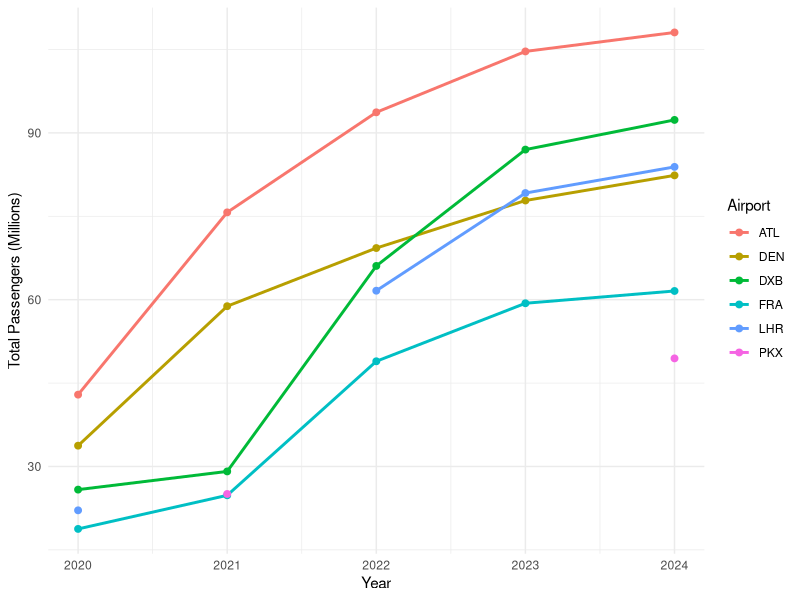
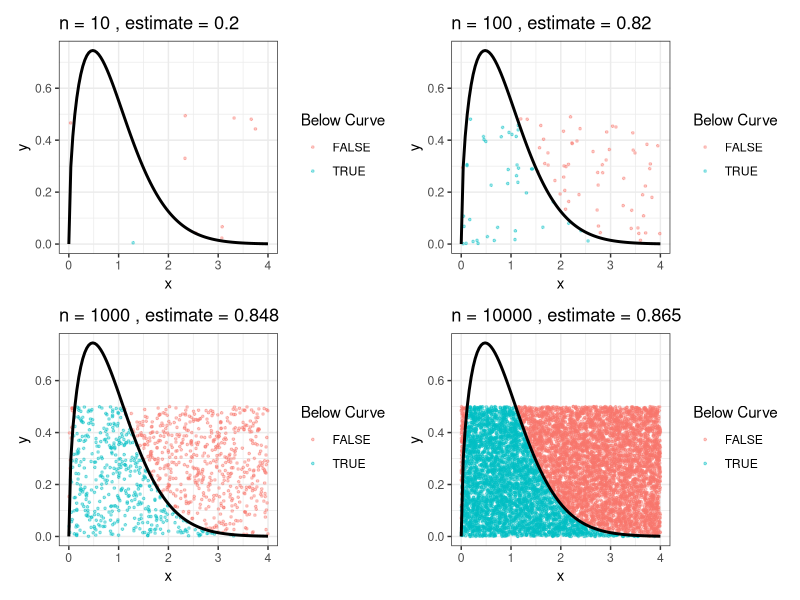

These figures' R source, in order:
## ---- chunk 1
#| echo: false
#| message: false
#| warning: false

library(tidyverse)
library(knitr)

airport_data <- tribble(
  ~year, ~iata_code, ~airport_name, ~total_passengers,
  2020, "ATL", "Hartsfield-Jackson Atlanta Intl", 42918685,
  2021, "ATL", "Hartsfield-Jackson Atlanta Intl", 75704760,
  2022, "ATL", "Hartsfield-Jackson Atlanta Intl", 93699630,
  2023, "ATL", "Hartsfield-Jackson Atlanta Intl", 104653451,
  2024, "ATL", "Hartsfield-Jackson Atlanta Intl", 108067766,
  2020, "DEN", "Denver International Airport", 33741129,
  2021, "DEN", "Denver International Airport", 58828552,
  2022, "DEN", "Denver International Airport", 69286461,
  2023, "DEN", "Denver International Airport", 77837917,
  2024, "DEN", "Denver International Airport", 82358744,
  2020, "DXB", "Dubai International Airport", 25836771,
  2021, "DXB", "Dubai International Airport", 29110609,
  2022, "DXB", "Dubai International Airport", 66069981,
  2023, "DXB", "Dubai International Airport", 86994365,
  2024, "DXB", "Dubai International Airport", 92331506,
  2020, "FRA", "Frankfurt Airport", 18768601,
  2021, "FRA", "Frankfurt Airport", 24812849,
  2022, "FRA", "Frankfurt Airport", 48918482,
  2023, "FRA", "Frankfurt Airport", 59355389,
  2024, "FRA", "Frankfurt Airport", 61564957,
  2020, "LHR", "Heathrow Airport", 22111469,
  2021, "LHR", "Heathrow Airport", NA,
  2022, "LHR", "Heathrow Airport", 61614508,
  2023, "LHR", "Heathrow Airport", 79183364,
  2024, "LHR", "Heathrow Airport", 83884572,
  2020, "PKX", "Beijing Daxing Intl", NA,
  2021, "PKX", "Beijing Daxing Intl", 25051012,
  2022, "PKX", "Beijing Daxing Intl", NA,
  2023, "PKX", "Beijing Daxing Intl", NA,
  2024, "PKX", "Beijing Daxing Intl", 49441029
)

airport_table <- airport_data %>%
  mutate(`Total Passengers (Millions)` = round(total_passengers / 1000000, 3)) %>%
  select(
    Airport = airport_name,
    IATA = iata_code,
    Year = year,
    `Total Passengers (Millions)`
  )

kable(
  airport_table,
  caption = "Table 1: Passenger counts in millions for six major airports from 2020 to 2024."
)
## ---- chunk 2
#| echo: false
#| fig-cap: "Figure 1: Passenger traffic trends for six major airports from 2020 to 2024."
#| message: false
#| warning: false

airport_plot_data <- airport_data %>%
  mutate(total_passengers_millions = total_passengers / 1000000)

ggplot(airport_plot_data, aes(x = year, y = total_passengers_millions, color = iata_code, group = iata_code)) +
  geom_line(linewidth = 1) +
  geom_point(size = 2) +
  labs(
    x = "Year",
    y = "Total Passengers (Millions)",
    color = "Airport"
  ) +
  theme_minimal()
## ---- chunk 3
#| echo: false
#| fig-cap: "Monte Carlo simulation plots for four different sample sizes."
#| message: false
#| warning: false

library(tidyverse)
library(patchwork)

simulate_monte_carlo <- function(n, x_min, x_max, y_min, y_max) {
  tibble(
    x = runif(n, x_min, x_max),
    y = runif(n, y_min, y_max)
  )
}

make_mc_plot <- function(n) {
  points <- simulate_monte_carlo(n, x_min = 0, x_max = 4, y_min = 0, y_max = 0.5) %>%
    mutate(below_curve = y <= dweibull(x, shape = 1.5, scale = 1))

  estimate <- nrow(filter(points, below_curve)) / nrow(points) * (4 * 0.5)

  ggplot(points, aes(x = x, y = y, color = below_curve)) +
    geom_point(alpha = 0.4, size = 0.6) +
    stat_function(
      fun = dweibull,
      args = list(shape = 1.5, scale = 1),
      xlim = c(0, 4),
      color = "black",
      linewidth = 1
    ) +
    labs(
      title = paste("n =", n, ", estimate =", round(estimate, 4)),
      x = "x",
      y = "y",
      color = "Below Curve"
    ) +
    theme_bw()
}

p1 <- make_mc_plot(10)
p2 <- make_mc_plot(100)
p3 <- make_mc_plot(1000)
p4 <- make_mc_plot(10000)

(p1 + p2) / (p3 + p4)
